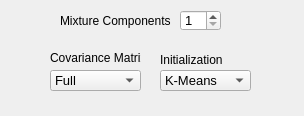
<?xml version="1.0" encoding="UTF-8"?>
<ui version="4.0">
 <class>ParametersGMMDynamic</class>
 <widget class="QWidget" name="ParametersGMMDynamic">
  <property name="geometry">
   <rect>
    <x>0</x>
    <y>0</y>
    <width>304</width>
    <height>116</height>
   </rect>
  </property>
  <property name="windowTitle">
   <string>Form</string>
  </property>
  <widget class="QLabel" name="label_7">
   <property name="geometry">
    <rect>
     <x>160</x>
     <y>50</y>
     <width>71</width>
     <height>20</height>
    </rect>
   </property>
   <property name="font">
    <font>
     <pointsize>9</pointsize>
    </font>
   </property>
   <property name="text">
    <string>Initialization</string>
   </property>
  </widget>
  <widget class="QSpinBox" name="gmmCount">
   <property name="geometry">
    <rect>
     <x>180</x>
     <y>10</y>
     <width>41</width>
     <height>21</height>
    </rect>
   </property>
   <property name="font">
    <font>
     <pointsize>10</pointsize>
    </font>
   </property>
   <property name="toolTip">
    <string>Number of mixtures trained per class</string>
   </property>
   <property name="minimum">
    <number>1</number>
   </property>
   <property name="maximum">
    <number>200</number>
   </property>
   <property name="value">
    <number>1</number>
   </property>
  </widget>
  <widget class="QComboBox" name="gmmInitCombo">
   <property name="geometry">
    <rect>
     <x>160</x>
     <y>70</y>
     <width>91</width>
     <height>21</height>
    </rect>
   </property>
   <property name="font">
    <font>
     <pointsize>10</pointsize>
    </font>
   </property>
   <property name="toolTip">
    <string>Method for initialization of the GMM prior to the first EM step
Random: randomly place the means of the mixtures (unit variance)
Uniform: uniformly split the space along the first axis and set the means there (unit variance)
K-Means: perform K-Means and assign means and variance to each mixture</string>
   </property>
   <property name="currentIndex">
    <number>2</number>
   </property>
   <item>
    <property name="text">
     <string>Random</string>
    </property>
   </item>
   <item>
    <property name="text">
     <string>Uniform</string>
    </property>
   </item>
   <item>
    <property name="text">
     <string>K-Means</string>
    </property>
   </item>
  </widget>
  <widget class="QLabel" name="label_6">
   <property name="geometry">
    <rect>
     <x>50</x>
     <y>48</y>
     <width>91</width>
     <height>20</height>
    </rect>
   </property>
   <property name="font">
    <font>
     <pointsize>9</pointsize>
    </font>
   </property>
   <property name="text">
    <string>Covariance Matrix</string>
   </property>
  </widget>
  <widget class="QLabel" name="label_8">
   <property name="geometry">
    <rect>
     <x>60</x>
     <y>10</y>
     <width>111</width>
     <height>21</height>
    </rect>
   </property>
   <property name="font">
    <font>
     <pointsize>9</pointsize>
    </font>
   </property>
   <property name="text">
    <string>Mixture Components</string>
   </property>
  </widget>
  <widget class="QComboBox" name="gmmCovarianceCombo">
   <property name="geometry">
    <rect>
     <x>50</x>
     <y>70</y>
     <width>91</width>
     <height>21</height>
    </rect>
   </property>
   <property name="font">
    <font>
     <pointsize>10</pointsize>
    </font>
   </property>
   <property name="toolTip">
    <string>Covariance Matrix type</string>
   </property>
   <property name="currentIndex">
    <number>0</number>
   </property>
   <item>
    <property name="text">
     <string>Full</string>
    </property>
   </item>
   <item>
    <property name="text">
     <string>Diagonal</string>
    </property>
   </item>
   <item>
    <property name="text">
     <string>Spherical</string>
    </property>
   </item>
  </widget>
 </widget>
 <resources/>
 <connections/>
</ui>
